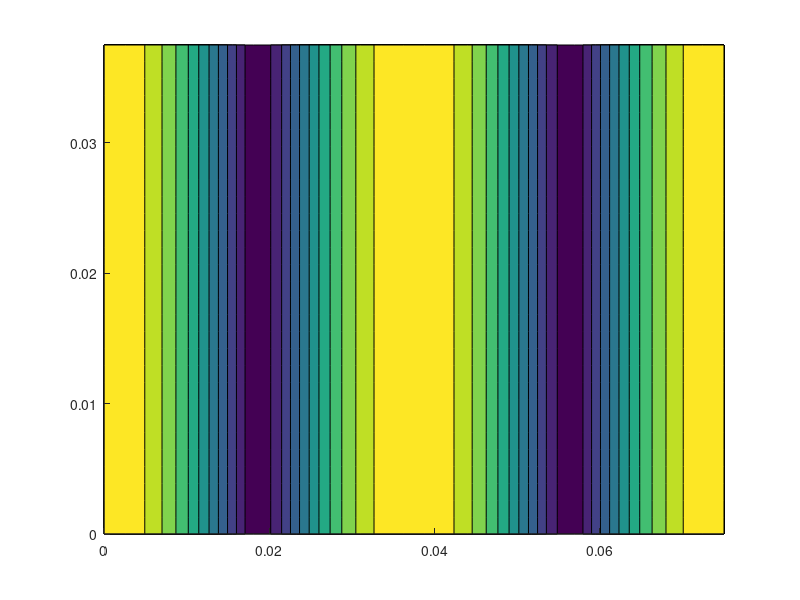

MATLAB code to generate this figure: (Note: this script raises an error after producing the figure.)
clc
clear
close all

% 2.4 GHz Resonator Cavity

% Width
a = 0.075;

% Height
b = 0.0375;

% Depth
c = 0.113067;

% permittivity
e0 = 8.854e-12;

% permeability
mu0 = (4*pi)*(10^(-7));

% frequency
f = 5.7e9;

% convert frequency to omega
omega_f = 2.*pi.*f;

% beta
beta = omega_f.*sqrt(mu0.*e0);

% Transverse Electric TE

for m = 1:1:5
for n = 1:1:5
for p = 1:1:5
    frTE(m,n,p) = ((3e8)/(2*pi)).*sqrt((((m-1).*pi)./a).^2 + (((n-1).*pi)./b).^2 + ((p.*pi)./c).^2);
end
end
end

% Transverse Magnetic TM

for m = 1:1:5
for n = 1:1:5
for p = 1:1:5
    frTM(m,n,p) = ((3e8)/(2*pi)).*sqrt((((m).*pi)./a).^2 + (((n).*pi)./b).^2 + (((p-1).*pi)./c).^2);
end
end
end

for m = 1:1:5
    beta_x(m) = ((m-1).*pi)./a;
end

for n = 1:1:5
    beta_y(n) = ((n-1).*pi)./b;
end

for p = 1:1:5
    beta_z(p) = (p.*pi)./c;
end

% XY Plane

x = linspace(0, 0.075, 30);
y = linspace(0, 0.0375, 30);
y = y';
z = 0.113067/2;

[X,Y] = meshgrid(x,y);

% Vectors
H_x201 = 1j.*sin(beta_x(3).*X).*cos(beta_y(1).*Y).*cos(beta_z(1).*z);
H_y201 = 1j.*cos(beta_x(3).*X).*sin(beta_y(1).*Y).*cos(beta_z(1).*z);

% Magnitude
H_x201m = 1j.*((beta_x(3).*beta_z(1))./(omega_f.*mu0.*e0)).*sin(beta_x(3).*X).*cos(beta_y(1).*Y).*cos(beta_z(1).*z);
H_z201 = -1j.*((-beta_z(1).^2 + beta.^2)./(omega_f.*mu0.*e0)).*cos(beta_x(3).*X).*cos(beta_y(1).*Y).*sin(beta_z(1).*z);

H_z201 = sqrt((H_x201m.^2)+(H_z201.^2));

figure(1)
contourf(X,Y,abs(H_z201),'edgecolor','none')
colorbar 
colormap jet
xlim([0, 0.075])
ylim([0, 0.0375])
title('Resonant Cavity TE_{201} H_{Mag} Field at the XZ Plane', 'FontSize', 20)
xlabel('x length, m', 'FontSize', 16)
ylabel('z length, m', 'FontSize', 16)
% figure(2)
% quiverC2Dm(X,Y,imag(H_x201),imag(H_y201))
% xlim([0, 0.075])
% ylim([0, 0.0375])
% title('Resonant Cavity TE_{201} H_{Vector} Field at the XZ Plane', 'FontSize', 20)
% xlabel('x length, m', 'FontSize', 16)
% ylabel('z length, m', 'FontSize', 16)

% XZ Plane

x = linspace(0, 0.075, 30);
z = linspace(0, 0.113067, 30);
z = z';
y = 0.0375/2;

[X,Z] = meshgrid(x,z);

% Vectors
H_x201 = 1j.*sin(beta_x(3).*X).*cos(beta_y(1).*y).*cos(beta_z(1).*Z);
H_z201v = -1j.*cos(beta_x(3).*X).*cos(beta_y(1).*y).*sin(beta_z(1).*Z);

% Magnitude
H_x201m = 1j.*((beta_x(3).*beta_z(1))./(omega_f.*mu0.*e0)).*sin(beta_x(3).*X).*cos(beta_y(1).*y).*cos(beta_z(1).*Z);
H_z201 = -1j.*((-beta_z(1).^2 + beta.^2)./(omega_f.*mu0.*e0)).*cos(beta_x(3).*X).*cos(beta_y(1).*y).*sin(beta_z(1).*Z);

H_z201 = sqrt((H_x201m.^2)+(H_z201.^2));

figure(3)
contourf(X,Z,abs(H_z201),'edgecolor','none')
colorbar 
colormap jet
xlim([0, 0.075])
ylim([0, 0.113067])
title('Resonant Cavity TE_{201} H_{Mag} Field at the XY Plane', 'FontSize', 20)
xlabel('x length, m', 'FontSize', 16)
ylabel('y length, m', 'FontSize', 16)
figure(4)
quiverC2Dm(X,Z,imag(H_x201),imag(H_z201v))
xlim([0, 0.075])
ylim([0, 0.113067])
title('Resonant Cavity TE_{201} H_{Vector} Field at the XY Plane', 'FontSize', 20)
xlabel('x length, m', 'FontSize', 16)
ylabel('y length, m', 'FontSize', 16)

% YZ Plane

x = 0.075/2;
z = linspace(0, 0.113067, 30);
y = linspace(0, 0.0375, 30);
y = y';

[Z,Y] = meshgrid(z,y);

% Vectors
H_z201v = -1j.*cos(beta_x(3).*x).*cos(beta_y(1).*Y).*sin(beta_z(1).*Z);
H_y201 = 1j.*cos(beta_x(3).*x).*sin(beta_y(1).*Y).*cos(beta_z(1).*Z);

% Magnitude
H_x201m = 1j.*((beta_x(3).*beta_z(1))./(omega_f.*mu0.*e0)).*sin(beta_x(3).*x).*cos(beta_y(1).*Y).*cos(beta_z(1).*Z);
H_z201 = -1j.*((-beta_z(1).^2 + beta.^2)./(omega_f.*mu0.*e0)).*cos(beta_x(3).*x).*cos(beta_y(1).*Y).*sin(beta_z(1).*Z);

H_z201 = sqrt((H_x201m.^2)+(H_z201.^2));

figure(5)
contourf(Z,Y,abs(H_z201),'edgecolor','none')
colorbar 
colormap jet
xlim([0, 0.113067])
ylim([0, 0.0375])
title('Resonant Cavity TE_{201} H_{Mag} Field at the YZ Plane', 'FontSize', 20)
xlabel('y length, m', 'FontSize', 16)
ylabel('z length, m', 'FontSize', 16)
figure(6)
quiverC2Dm(Z,Y,imag(H_z201v),(H_y201))
xlim([0, 0.113067])
ylim([0, 0.0375])
title('Resonant Cavity TE_{201} H_{Vector} Field at the YZ Plane', 'FontSize', 20)
xlabel('y length, m', 'FontSize', 16)
ylabel('z length, m', 'FontSize', 16)
